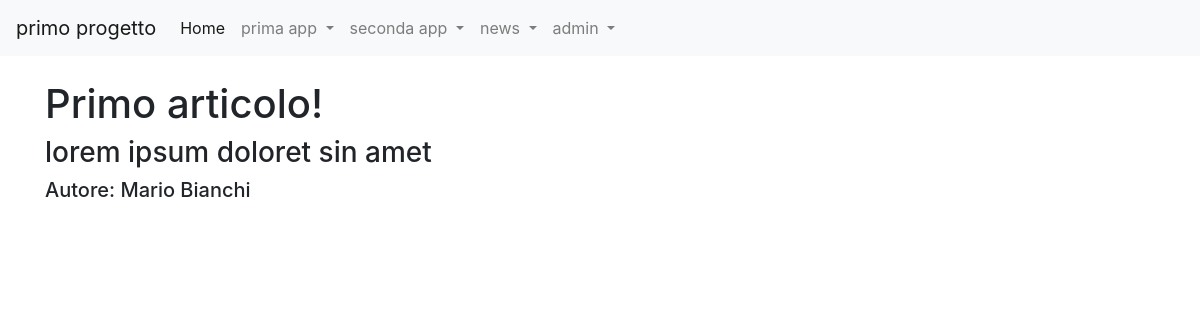
Screenshot of /news/articoli/1 (signed in) with the database file from the repository.
### news/models.py (models this page shows, shortened)
class Articolo (models.Model):
  titolo = models.CharField(max_length=100)
  contenuto = models.TextField()
  giornalista = models.ForeignKey(Giornalista, on_delete=models.CASCADE, related_name="articoli")
  data=models.DateField(auto_now=True, blank=True)
  visualizzazioni=models.IntegerField (default=0, blank=True)
  class Meta:
    verbose_name = "Articolo"
    verbose_name_plural = "Articoli"

class Giornalista (models.Model):
  nome = models.CharField(max_length=20)
  cognome = models.CharField(max_length=20)
  anno_di_nascita=models.DateField(blank=True)
  def __str__(self):
    return self.nome + " " + self.cognome
  class Meta:
    verbose_name = "Giornalista"
    verbose_name_plural = "Giornalisti"

### news/views.py (the view)
# urls.py: path("articoli/<int:pk>", articoloDetailView, name="articolo_detail"),
def articoloDetailView(request, pk):
    articolo = get_object_or_404(Articolo, pk=pk)
    context = {"articolo": articolo}
    return render (request, "articolo_detail.html", context)

### news/templates/articolo_detail.html (shortened to what this page needs)
{% extends 'base.html' %}
{% block content %}
    <h1>{{ articolo.titolo }}</h1>
    <h3>{{ articolo.contenuto }}</h3>
    <h5>Autore: {{ articolo.giornalista }}</h5>
{% endblock content %}

### templates/base.html (shortened to what this page needs)
{% load static %}
<!doctype html>
<html lang="it">
  <head>
    <link rel="stylesheet" href="https://cdn.jsdelivr.net/npm/bootstrap@4.5.3/dist/css/bootstrap.min.css">
  </head>
  <body>
    <nav class="navbar navbar-expand-lg navbar-light bg-light">
      <a class="navbar-brand" href="#">primo progetto</a>
      <div class="collapse navbar-collapse" id="navbarSupportedContent">
        <ul class="navbar-nav mr-auto">
          <li class="nav-item active">
            <a class="nav-link" href="#">Home <span class="sr-only">(current)</span></a>
          </li>
          <li class="nav-item dropdown">
            <a class="nav-link dropdown-toggle" href="#" id="navbarDropdown" role="button" data-toggle="dropdown" aria-haspopup="true" aria-expanded="false">
              prima app
            </a>
          </li>
          <li class="nav-item dropdown">
            <a class="nav-link dropdown-toggle" href="#" id="navbarDropdown" role="button" data-toggle="dropdown" aria-haspopup="true" aria-expanded="false">
              seconda app
            </a>
          </li>
          <li class="nav-item dropdown">
            <a class="nav-link dropdown-toggle" href="#" id="navbarDropdown" role="button" data-toggle="dropdown" aria-haspopup="true" aria-expanded="false">
              news
            </a>
          </li>
          {% if request.user.is_authenticated %}
            <li class="nav-item dropdown">
            <a class="nav-link dropdown-toggle" href="#" id="navbarDropdown" role="button"
            data-toggle="dropdown" aria-haspopup="true" aria-expanded="false">
            {{ request.user.username }}
            </a>
            </li>
        {% else %}
            <li class="nav-item">
            <a class="nav-link" href="{% url 'login' %}">Login</a>
            </li>
        {% endif %}
        </ul>
      </div>
    </nav>
    <div class="container my-4">
      {%block content%}
      {%endblock%}
    </div>
  </body>
</html>

### rows the page displays
Articolo: titolo "Primo articolo!", contenuto "lorem ipsum doloret sin amet", giornalista "Mario Bianchi"

### other values shown
{{ request.user.username }} "admin"
